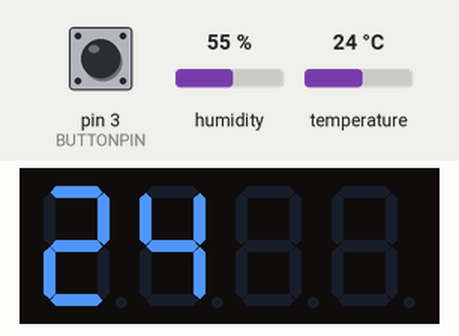
Bench run of a sketch on a simulated Arduino Uno, built with avr-gcc and run on an emulated ATmega328P. On the bench: 4-digit seven-segment display. Wiring (inferred from the names in the program): 4-digit 7-segment display, segments lit when HIGH: segments pin 4, pin 5, pin 6, pin 7, pin 8, pin 9, pin 10, pin 11; digit selects pin 12, pin 13, A0, A1. Inputs (shaded band) come from the test bench; at power-on: pin 3 (BUTTONPIN) HIGH, temperature 24 °C, humidity 55 %. The segment pins are drawn as the display they are named for.

Above: at 1.2 s.
1.3 s: pin 3 (BUTTONPIN) pulled LOW for 1 s
At 2.2 s:
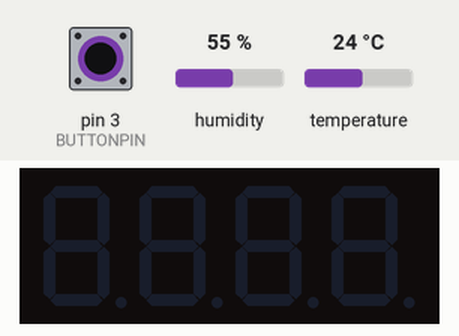
3.8 s: temperature set to 12 °C
At 5.1 s:
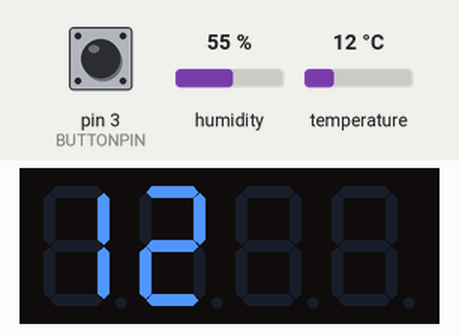
5.9 s: temperature set to 19 °C
At 7.4 s:
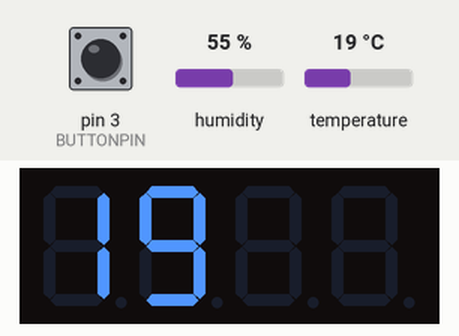
7.9 s: temperature set to 28 °C
At 9.8 s:
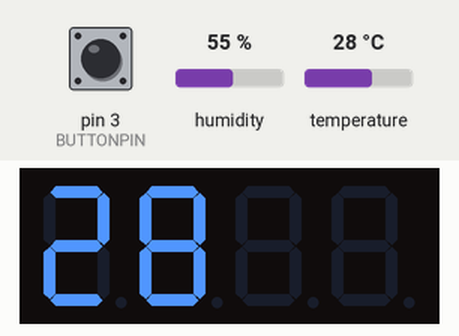
Timing chart, 0 to 10.9 s (numbered marks = the images above; inputs shaded):
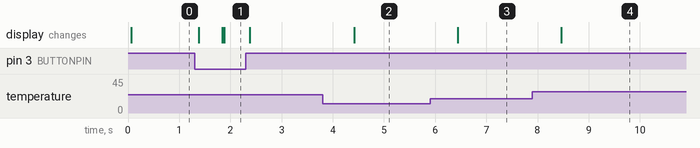

Measured:
- after the input at 1.3 s, the display: changes after 0.08 s (image 1)
- after the input at 3.8 s, the display: changes after 0.62 s (image 2)
- after the input at 5.9 s, the display: changes after 0.54 s (image 3)
- after the input at 7.9 s, the display: changes after 0.57 s (image 4)

The sketch:

dht11.ino
```cpp
#include <DHT.h>

#define DHTPIN 2  // Pin de datos del sensor DHT11
#define BUTTONPIN 3  // Pin del botón para cambiar entre temperatura y humedad
#define DISPLAY_PIN_A 4
#define DISPLAY_PIN_B 5
#define DISPLAY_PIN_C 6
#define DISPLAY_PIN_D 7
#define DISPLAY_PIN_E 8
#define DISPLAY_PIN_F 9
#define DISPLAY_PIN_G 10
#define DISPLAY_PIN_DP 11
#define DIGIT_1 12
#define DIGIT_2 13
#define DIGIT_3 A0
#define DIGIT_4 A1

DHT dht(DHTPIN, DHT11);

bool showTemperature = true;

void setup() {
  pinMode(BUTTONPIN, INPUT_PULLUP);

  pinMode(DISPLAY_PIN_A, OUTPUT);
  pinMode(DISPLAY_PIN_B, OUTPUT);
  pinMode(DISPLAY_PIN_C, OUTPUT);
  pinMode(DISPLAY_PIN_D, OUTPUT);
  pinMode(DISPLAY_PIN_E, OUTPUT);
  pinMode(DISPLAY_PIN_F, OUTPUT);
  pinMode(DISPLAY_PIN_G, OUTPUT);
  pinMode(DISPLAY_PIN_DP, OUTPUT);
  pinMode(DIGIT_1, OUTPUT);
  pinMode(DIGIT_2, OUTPUT);
  pinMode(DIGIT_3, OUTPUT);
  pinMode(DIGIT_4, OUTPUT);

  digitalWrite(DIGIT_1, HIGH);
  digitalWrite(DIGIT_2, HIGH);
  digitalWrite(DIGIT_3, HIGH);
  digitalWrite(DIGIT_4, HIGH);
}

void loop() {
  float temperature, humidity;

  if (showTemperature) {
    temperature = dht.readTemperature();  // Obtener temperatura del DHT11
    displayTemperature(int(temperature));
  } else {
    humidity = dht.readHumidity();  // Obtener humedad del DHT11
    displayHumidity(int(humidity));
  }

  // Cambiar entre temperatura y humedad al presionar el botón
  if (digitalRead(BUTTONPIN) == LOW) {
    showTemperature = !showTemperature;
    delay(500); // Debouncing
  }
}

void displayTemperature(int temp) {
  int digit1 = temp / 10;
  int digit2 = temp % 10;

  displayNumber(digit1, DIGIT_1);
  displayNumber(digit2, DIGIT_2);

  digitalWrite(DIGIT_3, HIGH);
  digitalWrite(DIGIT_4, HIGH);
}

void displayHumidity(int hum) {
  int digit1 = hum / 10;
  int digit2 = hum % 10;

  displayNumber(digit1, DIGIT_3);
  displayNumber(digit2, DIGIT_4);

  digitalWrite(DIGIT_1, HIGH);
  digitalWrite(DIGIT_2, HIGH);
}

void displayNumber(int number, int digitPin) {
   // Definir los segmentos para cada dígito
  int segments[] = {DISPLAY_PIN_A, DISPLAY_PIN_B, DISPLAY_PIN_C, DISPLAY_PIN_D, DISPLAY_PIN_E, DISPLAY_PIN_F, DISPLAY_PIN_G, DISPLAY_PIN_DP};

  // Definir los patrones para cada número (0-9)
  int digitPatterns[10][7] = {
    {1, 1, 1, 1, 1, 1, 0},  // 0
    {0, 1, 1, 0, 0, 0, 0},  // 1
    {1, 1, 0, 1, 1, 0, 1},  // 2
    {1, 1, 1, 1, 0, 0, 1},  // 3
    {0, 1, 1, 0, 0, 1, 1},  // 4
    {1, 0, 1, 1, 0, 1, 1},  // 5
    {1, 0, 1, 1, 1, 1, 1},  // 6
    {1, 1, 1, 0, 0, 0, 0},  // 7
    {1, 1, 1, 1, 1, 1, 1},  // 8
    {1, 1, 1, 1, 0, 1, 1}   // 9
  };

  // Apagar todos los segmentos
  for (int i = 0; i < 7; i++) {
    digitalWrite(segments[i], LOW);
  }

  // Obtener el patrón para el número actual
  int *pattern = digitPatterns[number];

  // Encender los segmentos correspondientes
  for (int i = 0; i < 7; i++) {
    digitalWrite(segments[i], pattern[i]);
  }

  // Encender el dígito actual
  digitalWrite(digitPin, LOW);

  // Esperar un breve periodo para la visualización
  delay(5);

  // Apagar el dígito actual
  digitalWrite(digitPin, HIGH);
}
```
